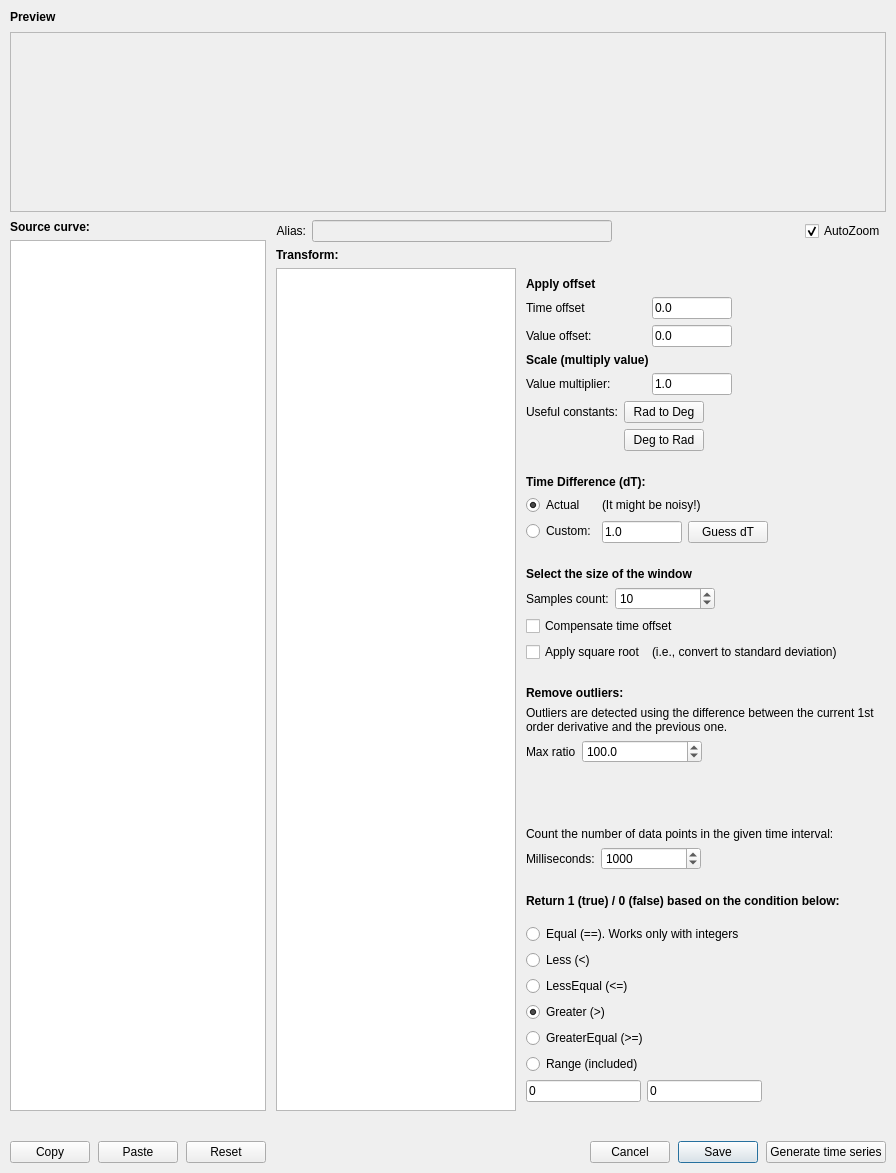
<?xml version="1.0" encoding="UTF-8"?>
<ui version="4.0">
 <class>FilterEditorDialog</class>
 <widget class="QWidget" name="FilterEditorDialog">
  <property name="windowTitle">
   <string>Filter Editor</string>
  </property>
  <layout class="QVBoxLayout" name="mainLayout">
   <property name="spacing"><number>8</number></property>
   <property name="leftMargin"><number>10</number></property>
   <property name="topMargin"><number>10</number></property>
   <property name="rightMargin"><number>10</number></property>
   <property name="bottomMargin"><number>10</number></property>

   <!-- Preview header -->
   <item>
    <widget class="QLabel" name="previewLabel">
     <property name="text"><string>&lt;b&gt;Preview&lt;/b&gt;</string></property>
    </widget>
   </item>

   <!-- Preview chart -->
   <item>
    <widget class="QFrame" name="chart_preview">
     <property name="frameShape"><enum>QFrame::StyledPanel</enum></property>
     <property name="sizePolicy">
      <sizepolicy hsizetype="Expanding" vsizetype="Expanding">
       <horstretch>0</horstretch><verstretch>2</verstretch>
      </sizepolicy>
     </property>
     <property name="minimumSize"><size><width>0</width><height>180</height></size></property>
    </widget>
   </item>

   <!-- Source curve | Transform + params -->
   <item>
    <layout class="QHBoxLayout" name="columnsLayout">
     <property name="spacing"><number>10</number></property>

     <!-- Left: source curve list -->
     <item>
      <widget class="QWidget" name="leftPanel" native="true">
       <property name="minimumSize"><size><width>220</width><height>0</height></size></property>
       <property name="maximumSize"><size><width>320</width><height>16777215</height></size></property>
       <layout class="QVBoxLayout" name="leftLayout">
        <property name="leftMargin"><number>0</number></property>
        <property name="topMargin"><number>0</number></property>
        <property name="rightMargin"><number>0</number></property>
        <property name="bottomMargin"><number>0</number></property>
        <item>
         <widget class="QLabel" name="sourceLabel">
          <property name="text"><string>&lt;b&gt;Source curve:&lt;/b&gt;</string></property>
         </widget>
        </item>
        <item>
         <widget class="QListWidget" name="series_list">
          <property name="sizePolicy">
           <sizepolicy hsizetype="Expanding" vsizetype="Expanding">
            <horstretch>0</horstretch><verstretch>1</verstretch>
           </sizepolicy>
          </property>
          <property name="selectionMode">
           <enum>QAbstractItemView::ExtendedSelection</enum>
          </property>
         </widget>
        </item>
       </layout>
      </widget>
     </item>

     <!-- Right: transform list + parameter panels -->
     <item>
      <widget class="QWidget" name="rightPanel" native="true">
       <layout class="QVBoxLayout" name="rightLayout">
        <property name="leftMargin"><number>0</number></property>
        <property name="topMargin"><number>0</number></property>
        <property name="rightMargin"><number>0</number></property>
        <property name="bottomMargin"><number>0</number></property>

        <!-- Alias row - mirrors PJ3 plotwidget_transforms.ui lineEditAlias -->
        <item>
         <layout class="QHBoxLayout" name="aliasRow">
          <item>
           <widget class="QLabel" name="aliasLabel">
            <property name="text"><string>Alias:</string></property>
            <property name="alignment"><set>Qt::AlignRight|Qt::AlignVCenter</set></property>
           </widget>
          </item>
          <item>
           <widget class="QLineEdit" name="alias_edit">
            <property name="minimumSize"><size><width>300</width><height>0</height></size></property>
            <property name="maximumSize"><size><width>500</width><height>16777215</height></size></property>
            <property name="focusPolicy"><enum>Qt::ClickFocus</enum></property>
            <property name="enabled"><bool>false</bool></property>
           </widget>
          </item>
          <item>
           <spacer name="aliasSpacer">
            <property name="orientation"><enum>Qt::Horizontal</enum></property>
            <property name="sizeHint" stdset="0"><size><width>40</width><height>20</height></size></property>
           </spacer>
          </item>
          <item>
           <widget class="QCheckBox" name="autozoom_check">
            <property name="text"><string>AutoZoom</string></property>
            <property name="checked"><bool>true</bool></property>
           </widget>
          </item>
         </layout>
        </item>

        <item>
         <widget class="QLabel" name="transformLabel">
          <property name="text"><string>&lt;b&gt;Transform:&lt;/b&gt;</string></property>
         </widget>
        </item>
        <item>
         <layout class="QHBoxLayout" name="transformRow">
          <property name="spacing"><number>10</number></property>
          <item>
           <widget class="QListWidget" name="transform_list">
            <property name="minimumSize"><size><width>180</width><height>0</height></size></property>
            <property name="maximumSize"><size><width>240</width><height>16777215</height></size></property>
           </widget>
          </item>
          <item>
           <widget class="QWidget" name="paramsArea" native="true">
            <layout class="QVBoxLayout" name="paramsLayout">
             <property name="leftMargin"><number>0</number></property>
             <property name="topMargin"><number>0</number></property>
             <property name="rightMargin"><number>0</number></property>
             <property name="bottomMargin"><number>0</number></property>

        <!-- ===== Parameter panels (only the relevant one is visible) ===== -->

        <!-- Scale/Offset (mirrors PJ3 scale_transform.ui) -->
        <item>
         <widget class="QWidget" name="panel_scale" native="true">
          <layout class="QVBoxLayout" name="scaleLayout">
           <property name="leftMargin"><number>0</number></property>
           <item><widget class="QLabel" name="scaleApplyOffsetLabel"><property name="text"><string>&lt;b&gt;Apply offset&lt;/b&gt;</string></property></widget></item>
           <item>
            <layout class="QHBoxLayout" name="scaleTOffRow">
             <item><widget class="QLabel" name="scaleTOffLabel"><property name="minimumSize"><size><width>120</width><height>0</height></size></property><property name="text"><string>Time offset</string></property></widget></item>
             <item><widget class="QLineEdit" name="scale_toffset"><property name="maximumSize"><size><width>80</width><height>16777215</height></size></property><property name="text"><string>0.0</string></property></widget></item>
             <item><spacer name="scaleTOffSpacer"><property name="orientation"><enum>Qt::Horizontal</enum></property><property name="sizeHint" stdset="0"><size><width>40</width><height>20</height></size></property></spacer></item>
            </layout>
           </item>
           <item>
            <layout class="QHBoxLayout" name="scaleVOffRow">
             <item><widget class="QLabel" name="scaleVOffLabel"><property name="minimumSize"><size><width>120</width><height>0</height></size></property><property name="text"><string>Value offset:</string></property></widget></item>
             <item><widget class="QLineEdit" name="scale_voffset"><property name="maximumSize"><size><width>80</width><height>16777215</height></size></property><property name="text"><string>0.0</string></property></widget></item>
             <item><spacer name="scaleVOffSpacer"><property name="orientation"><enum>Qt::Horizontal</enum></property><property name="sizeHint" stdset="0"><size><width>40</width><height>20</height></size></property></spacer></item>
            </layout>
           </item>
           <item><widget class="QLabel" name="scaleMultLabel"><property name="text"><string>&lt;b&gt;Scale (multiply value)&lt;/b&gt;</string></property></widget></item>
           <item>
            <layout class="QHBoxLayout" name="scaleValueRow">
             <item><widget class="QLabel" name="scaleValueLabel"><property name="minimumSize"><size><width>120</width><height>0</height></size></property><property name="text"><string>Value multiplier:</string></property></widget></item>
             <item><widget class="QLineEdit" name="scale_value"><property name="maximumSize"><size><width>80</width><height>16777215</height></size></property><property name="text"><string>1.0</string></property></widget></item>
             <item><spacer name="scaleValueSpacer"><property name="orientation"><enum>Qt::Horizontal</enum></property><property name="sizeHint" stdset="0"><size><width>40</width><height>20</height></size></property></spacer></item>
            </layout>
           </item>
           <item>
            <layout class="QGridLayout" name="scaleConstGrid">
             <item row="0" column="0"><widget class="QLabel" name="scaleConstLabel"><property name="text"><string>Useful constants:</string></property></widget></item>
             <item row="0" column="1"><widget class="QPushButton" name="scale_deg2rad"><property name="focusPolicy"><enum>Qt::NoFocus</enum></property><property name="text"><string>Rad to Deg</string></property></widget></item>
             <item row="1" column="1"><widget class="QPushButton" name="scale_rad2deg"><property name="focusPolicy"><enum>Qt::NoFocus</enum></property><property name="text"><string>Deg to Rad</string></property></widget></item>
             <item row="0" column="2"><spacer name="scaleConstSpacer"><property name="orientation"><enum>Qt::Horizontal</enum></property><property name="sizeHint" stdset="0"><size><width>40</width><height>20</height></size></property></spacer></item>
            </layout>
           </item>
          </layout>
         </widget>
        </item>

        <!-- dt: derivative/integral (mirrors PJ3) -->
        <item>
         <widget class="QWidget" name="panel_dt" native="true">
          <layout class="QVBoxLayout" name="dtLayout">
           <property name="leftMargin"><number>0</number></property>
           <item><widget class="QLabel" name="dtTitleLabel"><property name="font"><font><bold>true</bold></font></property><property name="text"><string>Time Difference (dT):</string></property></widget></item>
           <item>
            <layout class="QFormLayout" name="dtFormLayout">
             <item row="0" column="0">
              <widget class="QRadioButton" name="dt_actual">
               <property name="toolTip"><string>Use the actual difference in time between two consecutive points.</string></property>
               <property name="text"><string>Actual </string></property>
               <property name="checked"><bool>true</bool></property>
              </widget>
             </item>
             <item row="0" column="1"><widget class="QLabel" name="dtActualHint"><property name="text"><string>(It might be noisy!)</string></property></widget></item>
             <item row="1" column="0">
              <widget class="QRadioButton" name="dt_custom">
               <property name="toolTip"><string>Use a fixed, custom value of dT.</string></property>
               <property name="text"><string>Custom:</string></property>
              </widget>
             </item>
             <item row="1" column="1">
              <layout class="QHBoxLayout" name="dtCustomRow">
               <item><widget class="QLineEdit" name="dt_value"><property name="maximumSize"><size><width>80</width><height>16777215</height></size></property><property name="text"><string>1.0</string></property></widget></item>
               <item><widget class="QPushButton" name="dt_guess"><property name="toolTip"><string>Calculate the correct delta time. It tries to filter out outliers.</string></property><property name="text"><string>Guess dT</string></property></widget></item>
               <item><spacer name="dtCustomSpacer"><property name="orientation"><enum>Qt::Horizontal</enum></property><property name="sizeHint" stdset="0"><size><width>40</width><height>20</height></size></property></spacer></item>
              </layout>
             </item>
            </layout>
           </item>
          </layout>
         </widget>
        </item>

        <!-- window: moving average/rms/variance (mirrors PJ3) -->
        <item>
         <widget class="QWidget" name="panel_window" native="true">
          <layout class="QVBoxLayout" name="windowLayout">
           <property name="leftMargin"><number>0</number></property>
           <item><widget class="QLabel" name="windowTitleLabel"><property name="font"><font><bold>true</bold></font></property><property name="text"><string>Select the size of the window</string></property></widget></item>
           <item>
            <layout class="QFormLayout" name="windowFormLayout">
             <item row="0" column="0"><widget class="QLabel" name="windowLabel"><property name="text"><string>Samples count:</string></property></widget></item>
             <item row="0" column="1"><widget class="QSpinBox" name="window_spin"><property name="maximumSize"><size><width>100</width><height>16777215</height></size></property><property name="minimum"><number>1</number></property><property name="maximum"><number>100000</number></property><property name="value"><number>10</number></property></widget></item>
            </layout>
           </item>
           <item><widget class="QCheckBox" name="center_check"><property name="toolTip"><string>The Moving Average filter introduces a delay. Checking this, the signal will look centered.</string></property><property name="text"><string>Compensate time offset</string></property></widget></item>
           <item>
            <layout class="QHBoxLayout" name="windowVarianceRow">
             <item><widget class="QCheckBox" name="stddev_check"><property name="text"><string>Apply square root</string></property></widget></item>
             <item><widget class="QLabel" name="stddevHint"><property name="text"><string>(i.e., convert to standard deviation)</string></property></widget></item>
             <item><spacer name="windowSpacer"><property name="orientation"><enum>Qt::Horizontal</enum></property><property name="sizeHint" stdset="0"><size><width>40</width><height>20</height></size></property></spacer></item>
            </layout>
           </item>
          </layout>
         </widget>
        </item>

        <!-- outlier removal (mirrors PJ3 outlier_removal.ui) -->
        <item>
         <widget class="QWidget" name="panel_outlier" native="true">
          <layout class="QVBoxLayout" name="outlierLayout">
           <property name="leftMargin"><number>0</number></property>
           <item><widget class="QLabel" name="outlierTitleLabel"><property name="font"><font><bold>true</bold></font></property><property name="text"><string>Remove outliers:</string></property></widget></item>
           <item><widget class="QLabel" name="outlierDescLabel"><property name="text"><string>Outliers are detected using the difference between the current 1st order derivative and the previous one.</string></property><property name="wordWrap"><bool>true</bool></property></widget></item>
           <item>
            <layout class="QFormLayout" name="outlierFormLayout">
             <item row="0" column="0"><widget class="QLabel" name="outlierLabel"><property name="text"><string>Max ratio</string></property></widget></item>
             <item row="0" column="1"><widget class="QDoubleSpinBox" name="outlier_spin"><property name="maximumSize"><size><width>120</width><height>16777215</height></size></property><property name="decimals"><number>1</number></property><property name="minimum"><double>10.0</double></property><property name="maximum"><double>100000.0</double></property><property name="value"><double>100.0</double></property></widget></item>
            </layout>
           </item>
           <item><spacer name="outlierSpacer"><property name="orientation"><enum>Qt::Vertical</enum></property><property name="sizeHint" stdset="0"><size><width>20</width><height>40</height></size></property></spacer></item>
          </layout>
         </widget>
        </item>

        <!-- samples counter (mirrors PJ3 samples_count.ui) -->
        <item>
         <widget class="QWidget" name="panel_samples" native="true">
          <layout class="QVBoxLayout" name="samplesLayout">
           <property name="leftMargin"><number>0</number></property>
           <item><widget class="QLabel" name="samplesDescLabel"><property name="text"><string>Count the number of data points in the given time interval:</string></property><property name="wordWrap"><bool>true</bool></property></widget></item>
           <item>
            <layout class="QHBoxLayout" name="samplesRow">
             <item><widget class="QLabel" name="samplesLabel"><property name="text"><string>Milliseconds:</string></property></widget></item>
             <item><widget class="QSpinBox" name="samples_spin"><property name="minimumSize"><size><width>100</width><height>0</height></size></property><property name="minimum"><number>1</number></property><property name="maximum"><number>999999</number></property><property name="value"><number>1000</number></property></widget></item>
             <item><spacer name="samplesSpacer"><property name="orientation"><enum>Qt::Horizontal</enum></property><property name="sizeHint" stdset="0"><size><width>40</width><height>20</height></size></property></spacer></item>
            </layout>
           </item>
          </layout>
         </widget>
        </item>

        <!-- binary filter (mirrors PJ3 binary_filter.ui) -->
        <item>
         <widget class="QWidget" name="panel_binary" native="true">
          <layout class="QVBoxLayout" name="binaryLayout">
           <property name="leftMargin"><number>0</number></property>
           <item><widget class="QLabel" name="binaryDescLabel"><property name="font"><font><bold>true</bold></font></property><property name="text"><string>Return 1 (true) / 0 (false) based on the condition below:</string></property></widget></item>
           <item>
            <layout class="QVBoxLayout" name="binaryRadioLayout">
             <property name="topMargin"><number>10</number></property>
             <item><widget class="QRadioButton" name="bin_eq"><property name="text"><string>Equal (==). Works only with integers</string></property><property name="checked"><bool>false</bool></property></widget></item>
             <item><widget class="QRadioButton" name="bin_lt"><property name="text"><string>Less (&lt;)</string></property></widget></item>
             <item><widget class="QRadioButton" name="bin_le"><property name="text"><string>LessEqual (&lt;=)</string></property></widget></item>
             <item><widget class="QRadioButton" name="bin_gt"><property name="text"><string>Greater (&gt;)</string></property><property name="checked"><bool>true</bool></property></widget></item>
             <item><widget class="QRadioButton" name="bin_ge"><property name="text"><string>GreaterEqual (&gt;=)</string></property></widget></item>
             <item><widget class="QRadioButton" name="bin_range"><property name="text"><string>Range (included)</string></property></widget></item>
            </layout>
           </item>
           <item>
            <layout class="QHBoxLayout" name="binaryValueRow">
             <item><widget class="QLineEdit" name="bin_a"><property name="maximumSize"><size><width>120</width><height>16777215</height></size></property><property name="text"><string>0</string></property></widget></item>
             <item><widget class="QLineEdit" name="bin_b"><property name="maximumSize"><size><width>120</width><height>16777215</height></size></property><property name="text"><string>0</string></property></widget></item>
             <item><spacer name="binarySpacer"><property name="orientation"><enum>Qt::Horizontal</enum></property><property name="sizeHint" stdset="0"><size><width>40</width><height>20</height></size></property></spacer></item>
            </layout>
           </item>
          </layout>
         </widget>
        </item>

        <item>
         <spacer name="rightSpacer">
          <property name="orientation"><enum>Qt::Vertical</enum></property>
          <property name="sizeHint" stdset="0"><size><width>20</width><height>0</height></size></property>
         </spacer>
        </item>
            </layout>
           </widget>
          </item>
         </layout>
        </item>
       </layout>
      </widget>
     </item>
    </layout>
   </item>

   <item>
    <widget class="QLabel" name="status_label"><property name="text"><string></string></property></widget>
   </item>

   <!-- Copy / Paste / Reset (left) and Cancel / Save (right). Plain buttons
        routed to the plugin; the panel closes via requestClose. -->
   <item>
    <layout class="QHBoxLayout" name="buttonBar">
     <item><widget class="QPushButton" name="copy_btn"><property name="text"><string>Copy</string></property><property name="toolTip"><string>Copy this filter (function + parameters) to the clipboard</string></property></widget></item>
     <item><widget class="QPushButton" name="paste_btn"><property name="text"><string>Paste</string></property><property name="toolTip"><string>Apply a copied filter to the selected source</string></property></widget></item>
     <item><widget class="QPushButton" name="reset_btn"><property name="text"><string>Reset</string></property><property name="toolTip"><string>Clear the filter (restore the original signal)</string></property></widget></item>
     <item>
      <spacer name="buttonBarSpacer">
       <property name="orientation"><enum>Qt::Horizontal</enum></property>
       <property name="sizeHint" stdset="0"><size><width>40</width><height>20</height></size></property>
      </spacer>
     </item>
     <item><widget class="QPushButton" name="cancel_btn"><property name="text"><string>Cancel</string></property></widget></item>
     <item><widget class="QPushButton" name="save_btn"><property name="text"><string>Save</string></property><property name="default"><bool>true</bool></property></widget></item>
     <item><widget class="QPushButton" name="generate_btn"><property name="text"><string>Generate time series</string></property><property name="toolTip"><string>Apply the filter and add the result as a new persistent series in the datastore and curve tree</string></property></widget></item>
    </layout>
   </item>

  </layout>
 </widget>
</ui>
